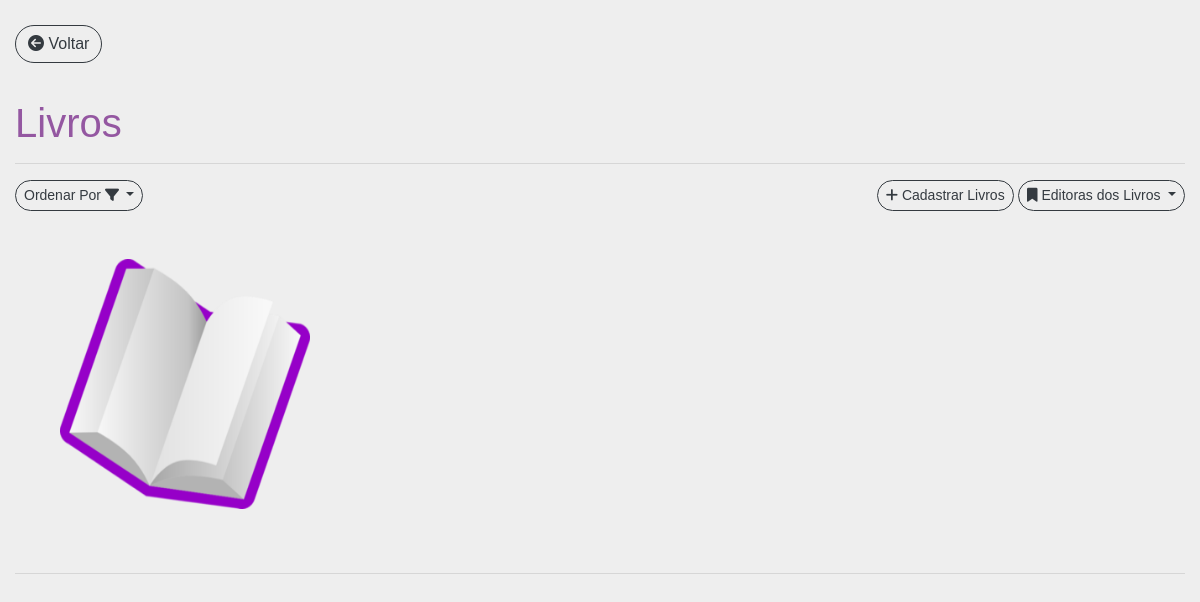
The page /views/livrosdecrescente.php (signed in) on the database as committed earlier.
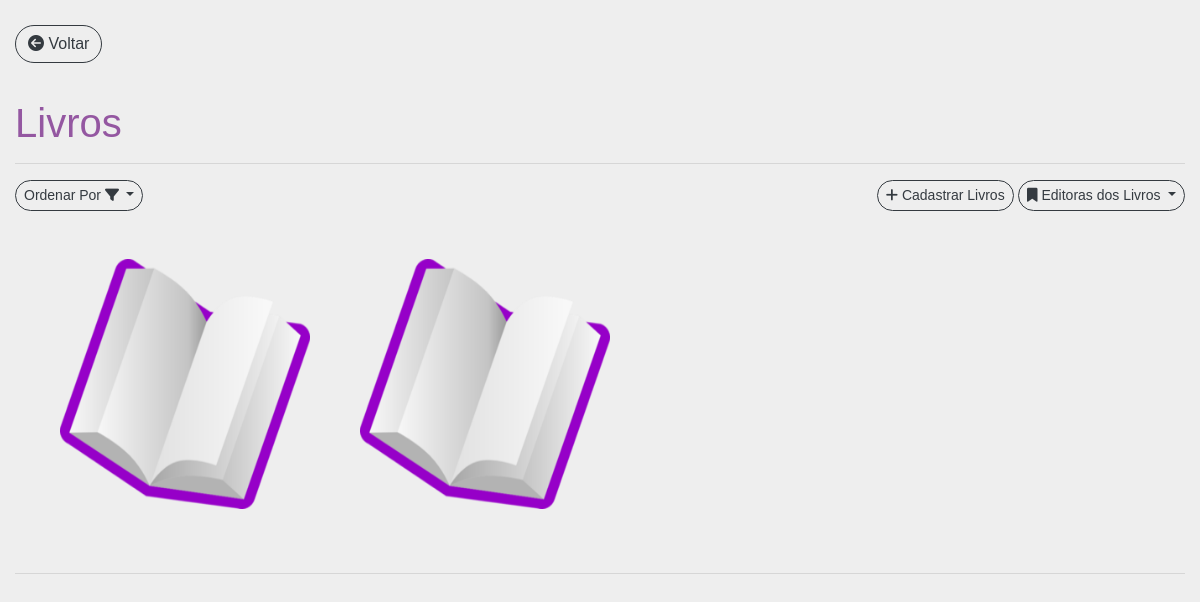
The same page on the database as committed later.
### tables this page shows
CREATE TABLE `livro` (
  `cod` int(10) NOT NULL,
  `cod_editora` int(10) NOT NULL,
  `titulo` varchar(35) NOT NULL,
  `autor` varchar(55) NOT NULL,
  `edicao` varchar(35) NOT NULL,
  `sinopse` varchar(1024) NOT NULL,
  `genero` varchar(25) NOT NULL,
  `alugado` tinyint(1) NOT NULL,
  `reservado` tinyint(1) NOT NULL
);

### views/livrosdecrescente.php (the view, shortened to what this page needs)
<?php
    $consulta = "SELECT * FROM livro ORDER BY titulo DESC";
    $objDb = new db();
    $link = $objDb->conecta_mysql();
    $con      = mysqli_query($link,$consulta) or die();
?>
<link rel="stylesheet" href="../css/livros.css">
<link rel="stylesheet" href="https://use.fontawesome.com/releases/v5.8.2/css/all.css"
>
<div class="container-fluid">
    <div class="row" style="padding-top: 25px">
        <div class="col-xl-12 mx-auto actions">
                <a href="./home.php" class="btn btn-outline-dark" style="border-radius: 30px"><i class="fa fa-arrow-circle-left">
                </i> Voltar</a>
        </div>
        <div class="col-xl-12 mt-3 mx-auto actions" style="padding-top: 20px">
            <h1 class="font-weight-lighter title-second" style="border: bold;">Livros</h1>
            <hr>
            <div class="row">
                <div class="col-lg-6">
                    <div class="dropdown nav">
                        <button class="btn btn-outline-dark dropdown-toggle btn-sm" type="button" id="dropdownMenuButton" data-toggle="dropdown" aria-haspopup="true" aria-expanded="false"  style="border-radius: 30px;">
                            Ordenar Por <i class="fa fa-filter"></i>
                        </button>
                    </div>
                </div>
                <div class="col-lg-6 text-right">
                    <div class="dropdown">
                        <a href="#modal" data-toggle="modal" class="btn btn-outline-dark btn-sm" style="border-radius: 30px;"><i class="fa fa-plus"></i> Cadastrar Livros</a>
                        <button class="btn btn-outline-dark dropdown-toggle btn-sm" type="button" id="dropdownMenuButton" data-toggle="dropdown" aria-haspopup="true" aria-expanded="false"  style="border-radius: 30px;">
                        <i class="fa fa-bookmark"></i> Editoras dos Livros
                        </button>
                    </div>
                </div>
                <?php while($dado = $con->fetch_array()) {  if($dado['reservado'] == 0 && $dado['alugado'] == 0 ) { ?>
                        <div style="width:auto; padding-left:60px" class="col-lg-3 py-5 card-news">
                            <img src="../img/livroroxo.png" style="width:250px;height:250px" class="img-assoc image" alt="">
                        </div>
                <?php $VERIFICADOR = true; } }?>
            </div>
        <hr>
    </div>
</div>

Rows that differ between the two databases and show on the page:
added livro: reservado 0 (drawn)
